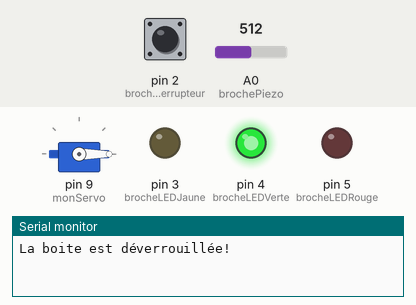
A program run on a simulated Arduino Uno, built with avr-gcc and run on an emulated ATmega328P. Parts: servo, output pins drawn as LEDs (lit = HIGH), the last lines printed to the serial monitor. The inputs (shaded band) are chosen by the test bench; at power-on: pin 2 (brocheInterrupteur) LOW, A0 (brochePiezo) = 512.

Above: at 1.2 s.
1.3 s: pin 2 (brocheInterrupteur) pulled HIGH for 0.15 s
At 1.9 s:
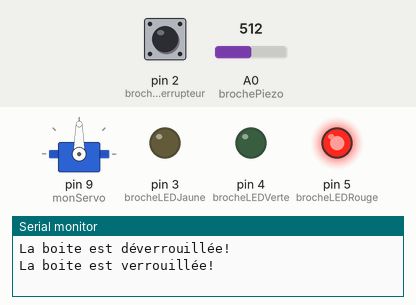
2.9 s: A0 (brochePiezo) set to 983
5.9 s: A0 (brochePiezo) set to 1014
Timing chart, 0 to 8.9 s (numbered marks = the images above; inputs shaded):
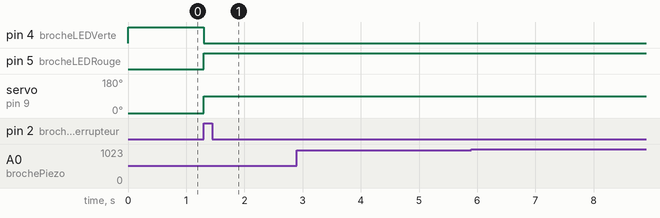

The program:

main.cpp
```cpp
#include <Arduino.h>
#include <Servo.h>

Servo monServo;

const int brochePiezo = A0;
const int brocheInterrupteur = 2;
const int brocheLEDJaune = 3;
const int brocheLEDVerte = 4;
const int brocheLEDRouge = 5;

int etatInterrupteur;
int intensiteCoup;

const int coupFaible = 10;
const int coupFort = 100;

boolean estVerrouille = false;
int nombreDeCoups = 0;

boolean verifierCoup(int intensite)
{
  if (intensite > coupFaible && intensite < coupFort)
  {
    digitalWrite(brocheLEDJaune, HIGH);
    delay(50);
    digitalWrite(brocheLEDJaune, LOW);

    Serial.print("Coup VALIDE, d'intensité ");
    Serial.println(intensite);

    return true;
  }
  else
  {
    Serial.print("Coup INVALIDE, d'intensité ");
    Serial.println(intensite);

    return false;
  }
}

void setup()
{
  monServo.attach(9);

  pinMode(brocheLEDJaune, OUTPUT);
  pinMode(brocheLEDVerte, OUTPUT);
  pinMode(brocheLEDRouge, OUTPUT);
  pinMode(brocheInterrupteur, INPUT);

  Serial.begin(9600);

  digitalWrite(brocheLEDVerte, HIGH);

  monServo.write(0);
  Serial.println("La boite est déverrouillée!");
}

void loop()
{
  if (estVerrouille == false)
  {
    etatInterrupteur = digitalRead(brocheInterrupteur);

    if (etatInterrupteur == HIGH)
    {
      estVerrouille = true;
      nombreDeCoups = 0;

      digitalWrite(brocheLEDVerte, LOW);
      digitalWrite(brocheLEDRouge, HIGH);

      monServo.write(90);
      Serial.println("La boite est verrouillée!");
      delay(1000);
    }
  }

  if (estVerrouille == true)
  {
    intensiteCoup = analogRead(brochePiezo);

    if (nombreDeCoups < 3 && intensiteCoup > 0)
    {
      if (verifierCoup(intensiteCoup) == true)
      {
        nombreDeCoups++;
      }

      Serial.print(3 - nombreDeCoups);
      Serial.println(" supplémentaire(s) à donner");
    }

    if (nombreDeCoups >= 3)
    {
      estVerrouille = false;

      monServo.write(0);
      delay(20);

      digitalWrite(brocheLEDVerte, HIGH);
      digitalWrite(brocheLEDRouge, LOW);

      Serial.println("La boite est déverrouillée!");
    }
  }
}
```

Measured:
- after the input at 1.3 s, pin 4 (brocheLEDVerte): HIGH → LOW at once; pin 5 (brocheLEDRouge): LOW → HIGH at once; servo on pin 9 (monServo): 0° → 90° at once
